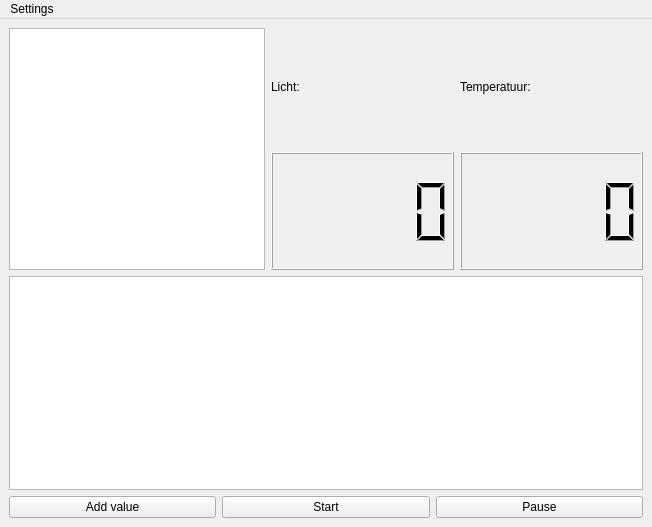
<?xml version="1.0" encoding="UTF-8"?>
<ui version="4.0">
 <class>MainWindow</class>
 <widget class="QMainWindow" name="MainWindow">
  <property name="geometry">
   <rect>
    <x>0</x>
    <y>0</y>
    <width>652</width>
    <height>527</height>
   </rect>
  </property>
  <property name="windowTitle">
   <string>MainWindow</string>
  </property>
  <widget class="QWidget" name="centralwidget">
   <layout class="QVBoxLayout" name="verticalLayout_7">
    <item>
     <layout class="QHBoxLayout" name="horizontalLayout">
      <item>
       <widget class="QListWidget" name="listWidget">
        <property name="sizePolicy">
         <sizepolicy hsizetype="Preferred" vsizetype="Expanding">
          <horstretch>0</horstretch>
          <verstretch>0</verstretch>
         </sizepolicy>
        </property>
       </widget>
      </item>
      <item>
       <layout class="QVBoxLayout" name="verticalLayoutLight">
        <item>
         <widget class="QLabel" name="label">
          <property name="text">
           <string>Licht:</string>
          </property>
         </widget>
        </item>
        <item>
         <widget class="QLCDNumber" name="lcdNumberLicht"/>
        </item>
       </layout>
      </item>
      <item>
       <layout class="QVBoxLayout" name="verticalLayout_3">
        <item>
         <widget class="QLabel" name="label_2">
          <property name="text">
           <string>Temperatuur:</string>
          </property>
         </widget>
        </item>
        <item>
         <widget class="QLCDNumber" name="lcdNumberTemp"/>
        </item>
       </layout>
      </item>
     </layout>
    </item>
    <item>
     <layout class="QVBoxLayout" name="verticalLayout_6">
      <item>
       <widget class="PlotWidget" name="graphicsViewLine"/>
      </item>
      <item>
       <layout class="QHBoxLayout" name="horizontalLayout_2">
        <item>
         <widget class="QPushButton" name="btnBrowse">
          <property name="text">
           <string>Add value</string>
          </property>
         </widget>
        </item>
        <item>
         <widget class="QPushButton" name="btnReset">
          <property name="text">
           <string>Start</string>
          </property>
         </widget>
        </item>
        <item>
         <widget class="QPushButton" name="btnPause">
          <property name="text">
           <string>Pause</string>
          </property>
         </widget>
        </item>
       </layout>
      </item>
     </layout>
    </item>
   </layout>
  </widget>
  <widget class="QMenuBar" name="menuBar">
   <property name="geometry">
    <rect>
     <x>0</x>
     <y>0</y>
     <width>652</width>
     <height>27</height>
    </rect>
   </property>
   <widget class="QMenu" name="menuSettings">
    <property name="title">
     <string>Settings</string>
    </property>
    <addaction name="separator"/>
    <addaction name="actionLight_settings"/>
    <addaction name="actionTemp_settings"/>
   </widget>
   <addaction name="menuSettings"/>
  </widget>
  <action name="actionLight_settings">
   <property name="text">
    <string>Light settings</string>
   </property>
  </action>
  <action name="actionTemp_settings">
   <property name="text">
    <string>Temp settings</string>
   </property>
  </action>
 </widget>
 <customwidgets>
  <customwidget>
   <class>PlotWidget</class>
   <extends>QGraphicsView</extends>
   <header>pyqtgraph</header>
  </customwidget>
 </customwidgets>
 <resources/>
 <connections>
  <connection>
   <sender>actionLight_settings</sender>
   <signal>triggered()</signal>
   <receiver>MainWindow</receiver>
   <slot>show()</slot>
   <hints>
    <hint type="sourcelabel">
     <x>-1</x>
     <y>-1</y>
    </hint>
    <hint type="destinationlabel">
     <x>325</x>
     <y>263</y>
    </hint>
   </hints>
  </connection>
  <connection>
   <sender>actionTemp_settings</sender>
   <signal>triggered()</signal>
   <receiver>MainWindow</receiver>
   <slot>show()</slot>
   <hints>
    <hint type="sourcelabel">
     <x>-1</x>
     <y>-1</y>
    </hint>
    <hint type="destinationlabel">
     <x>325</x>
     <y>263</y>
    </hint>
   </hints>
  </connection>
 </connections>
</ui>
